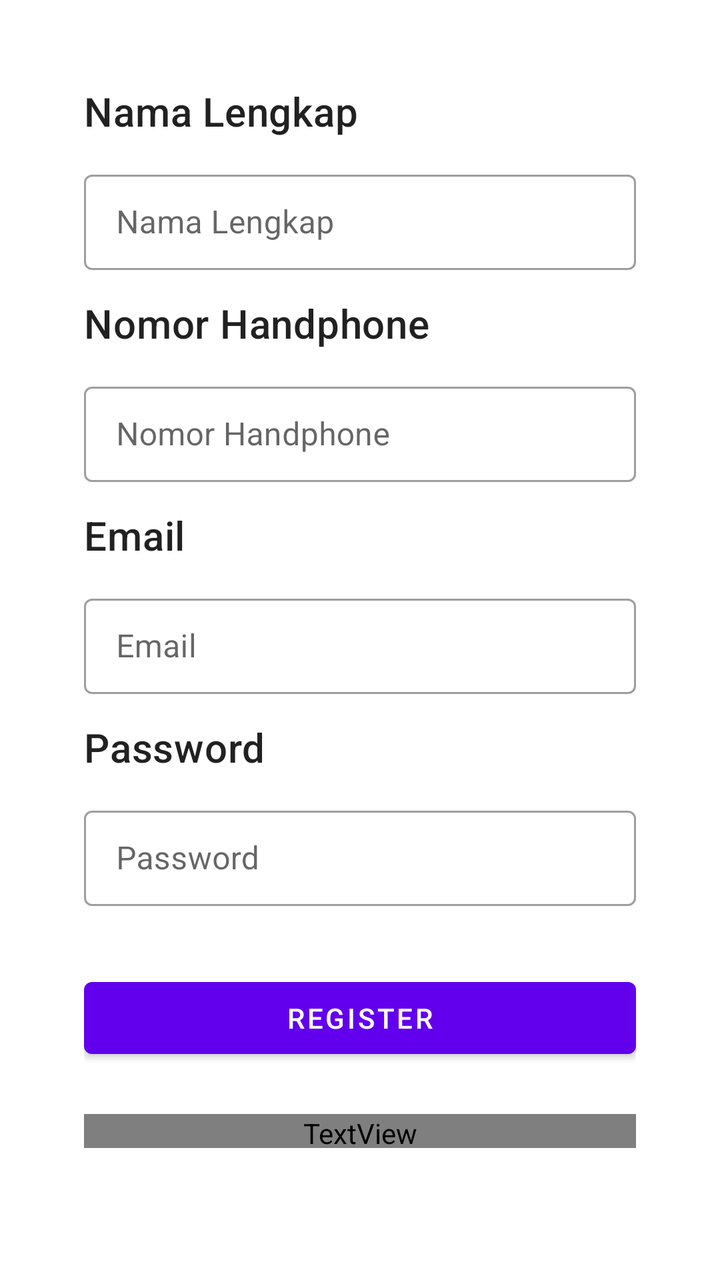
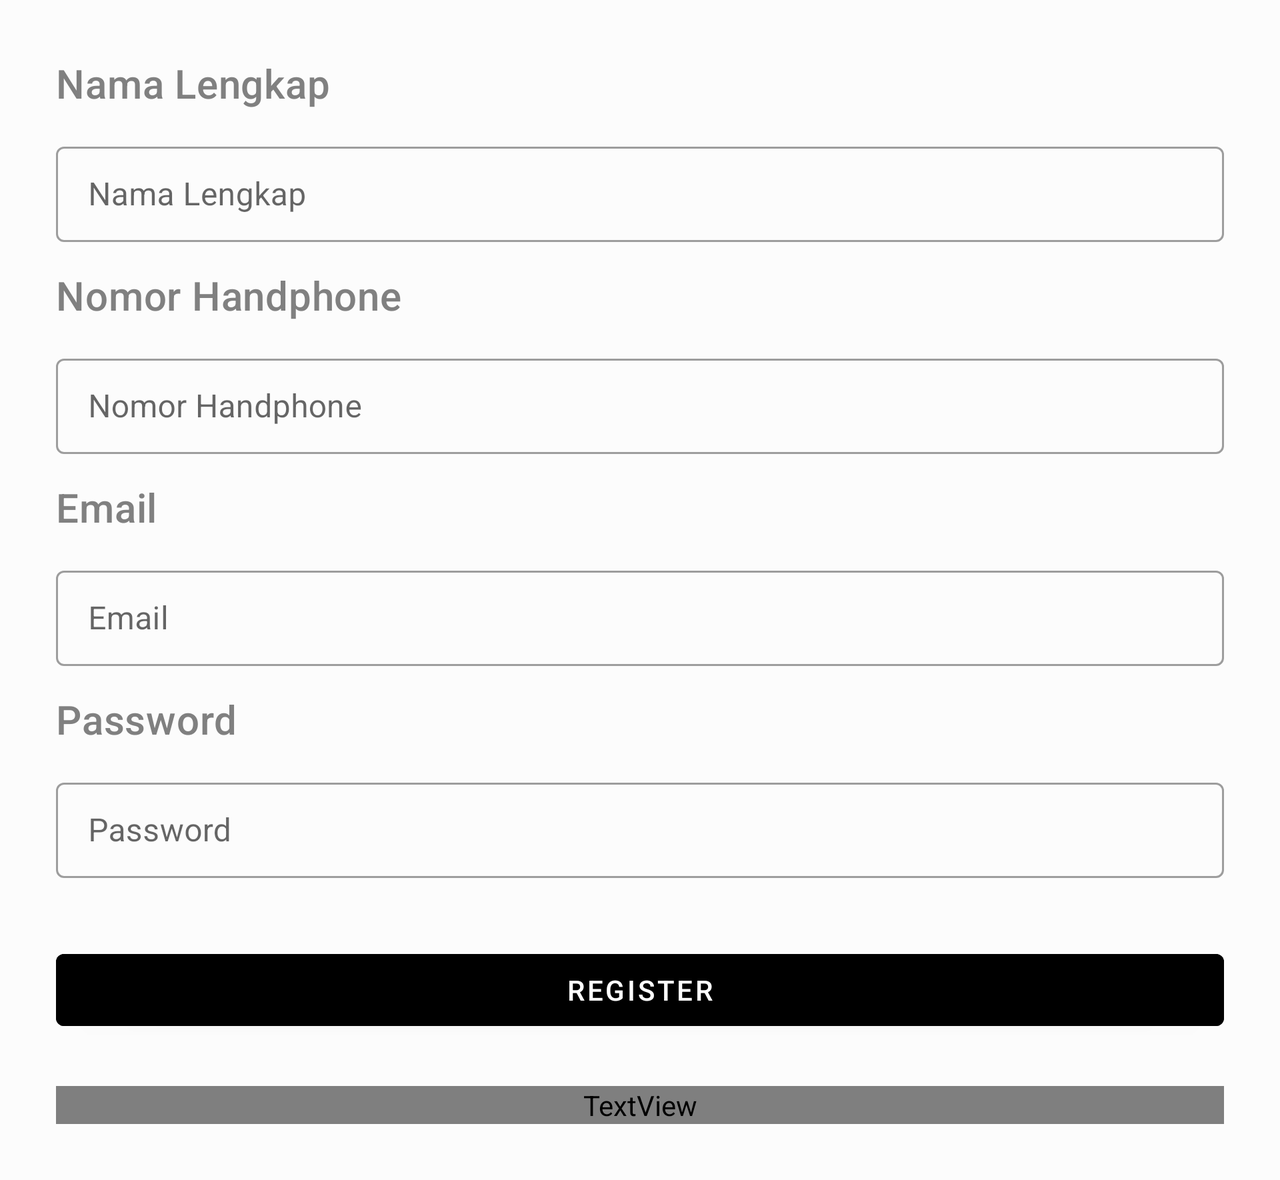

The same Android screen from two of the app's own layout files: first res/layout/ as a phone draws it, then the repository's variant for another configuration, drawn on a device whose configuration selects that folder. Both files follow.
<!-- AndroidManifest.xml: application theme AppTheme -->
<!-- res/layout/fragment_register.xml -->
<?xml version="1.0" encoding="utf-8"?>
<layout
    xmlns:android="http://schemas.android.com/apk/res/android"
    xmlns:tools="http://schemas.android.com/tools">
    <data>
        <variable
            name="registerFragment"
            type="com.kelompok_a.tubes_sewa_kos.RegisterFragment" />
    </data>
    <FrameLayout
        android:layout_width="match_parent"
        android:layout_height="match_parent"
        tools:context=".RegisterFragment">

        <LinearLayout
            android:orientation="vertical"
            android:layout_width="match_parent"
            android:layout_height="match_parent"
            android:layout_margin="42dp">

            <TextView
                android:layout_width="match_parent"
                android:layout_height="wrap_content"
                android:layout_marginBottom="5dp"
                android:text="@string/nama_lengkap"
                style="@style/TextAppearance.MaterialComponents.Headline6" />

            <com.google.android.material.textfield.TextInputLayout
                android:layout_width="match_parent"
                android:layout_height="wrap_content"
                android:layout_marginTop="8dp"
                android:layout_marginBottom="8dp"
                style="@style/Widget.MaterialComponents.TextInputLayout.OutlinedBox.Dense">

                <com.google.android.material.textfield.TextInputEditText
                    android:id="@+id/input_nama"
                    android:layout_width="match_parent"
                    android:layout_height="wrap_content"
                    android:inputType="textEmailAddress"
                    android:hint="@string/nama_lengkap" />
            </com.google.android.material.textfield.TextInputLayout>

            <TextView
                android:layout_width="match_parent"
                android:layout_height="wrap_content"
                android:layout_marginVertical="5dp"
                android:text="@string/no_hp"
                style="@style/TextAppearance.MaterialComponents.Headline6" />

            <com.google.android.material.textfield.TextInputLayout
                android:layout_width="match_parent"
                android:layout_height="wrap_content"
                android:layout_marginTop="8dp"
                android:layout_marginBottom="8dp"
                style="@style/Widget.MaterialComponents.TextInputLayout.OutlinedBox.Dense">

                <com.google.android.material.textfield.TextInputEditText
                    android:id="@+id/input_no_hp"
                    android:layout_width="match_parent"
                    android:layout_height="wrap_content"
                    android:inputType="textEmailAddress"
                    android:hint="@string/no_hp" />
            </com.google.android.material.textfield.TextInputLayout>

            <TextView
                android:layout_width="match_parent"
                android:layout_height="wrap_content"
                android:layout_marginVertical="5dp"
                android:text="@string/email"
                style="@style/TextAppearance.MaterialComponents.Headline6" />

            
            <com.google.android.material.textfield.TextInputLayout
                android:layout_width="match_parent"
                android:layout_height="wrap_content"
                android:layout_marginTop="8dp"
                android:layout_marginBottom="8dp"
                style="@style/Widget.MaterialComponents.TextInputLayout.OutlinedBox.Dense">

                <com.google.android.material.textfield.TextInputEditText
                    android:id="@+id/input_email"
                    android:layout_width="match_parent"
                    android:layout_height="wrap_content"
                    android:inputType="textEmailAddress"
                    android:hint="@string/email" />
            </com.google.android.material.textfield.TextInputLayout>

            <TextView
                android:layout_width="match_parent"
                android:layout_height="wrap_content"
                android:layout_marginVertical="5dp"
                android:text="@string/password"
                style="@style/TextAppearance.MaterialComponents.Headline6" />

            
            <com.google.android.material.textfield.TextInputLayout
                android:layout_width="match_parent"
                android:layout_height="wrap_content"
                android:layout_marginTop="8dp"
                android:layout_marginBottom="8dp"
                style="@style/Widget.MaterialComponents.TextInputLayout.OutlinedBox.Dense">

                <com.google.android.material.textfield.TextInputEditText
                    android:id="@+id/input_password"
                    android:layout_width="match_parent"
                    android:layout_height="wrap_content"
                    android:inputType="textPassword"
                    android:hint="@string/password"/>
            </com.google.android.material.textfield.TextInputLayout>

            <Button
                android:id="@+id/btn_register"
                android:layout_width="match_parent"
                android:layout_height="wrap_content"
                android:layout_marginTop="24dp"
                android:layout_marginBottom="24dp"
                android:text="@string/register"/>

            <TextView android:id="@+id/link_login"
                android:layout_width="fill_parent"
                android:layout_height="wrap_content"
                android:layout_marginBottom="24dp"
                android:text="@string/sudah_ada_account"
                android:gravity="center"
                android:textColor="@color/link"/>

        </LinearLayout>

    </FrameLayout>
</layout>
<!-- resources referenced by this layout -->
<resources>
  <string name="email">Email</string>
  <string name="nama_lengkap">Nama Lengkap</string>
  <string name="no_hp">Nomor Handphone</string>
  <string name="password">Password</string>
  <string name="register">Register</string>
  <string name="sudah_ada_account">Sudah ada account? Login di sini</string>
  <style name="AppTheme" parent="Theme.MaterialComponents.Light.NoActionBar">
          
          <item name="colorPrimary">@color/colorPrimary</item>
          <item name="colorPrimaryDark">@color/colorPrimaryDark</item>
          <item name="colorAccent">@color/colorAccent</item>
          <item name="backgroundColor">#fcfcfc</item>
          <item name="cardBackground">#ffffff</item>
          <item name="textColor">#808080</item>
          <item name="tintColor">#000000</item>
          <item name="buttonColor">@color/button_ok</item>
          <item name="buttonCancelColor">@color/button_cancel</item>
      </style>
  <color name="colorPrimary">#6200EE</color>
  <color name="colorPrimaryDark">#3700B3</color>
  <color name="colorAccent">#03DAC5</color>
</resources>
<!-- res/layout-land/fragment_register.xml (the repository's variant of the layout above) -->
<!-- drawn on the phone turned sideways -->
<?xml version="1.0" encoding="utf-8"?>
<layout
    xmlns:android="http://schemas.android.com/apk/res/android"
    xmlns:tools="http://schemas.android.com/tools">
    <data>
        <variable
            name="registerFragment"
            type="com.kelompok_a.tubes_sewa_kos.RegisterFragment" />
    </data>
    <ScrollView
        android:layout_width="match_parent"
        android:layout_height="wrap_content">
        <FrameLayout
            android:layout_width="match_parent"
            android:layout_height="wrap_content"
            tools:context=".RegisterFragment"
            android:background="?attr/backgroundColor">

            <LinearLayout
                android:orientation="vertical"
                android:layout_width="match_parent"
                android:layout_height="match_parent"
                android:layout_margin="28dp"
                android:background="?attr/backgroundColor">

                <TextView
                    android:layout_width="match_parent"
                    android:layout_height="wrap_content"
                    android:layout_marginBottom="5dp"
                    android:text="@string/nama_lengkap"
                    style="@style/TextAppearance.MaterialComponents.Headline6"
                    android:textColor="?attr/textColor"/>

                <com.google.android.material.textfield.TextInputLayout
                    android:layout_width="match_parent"
                    android:layout_height="wrap_content"
                    android:layout_marginTop="8dp"
                    android:layout_marginBottom="8dp"
                    style="@style/Widget.MaterialComponents.TextInputLayout.OutlinedBox.Dense">

                    <com.google.android.material.textfield.TextInputEditText
                        android:id="@+id/input_nama"
                        android:layout_width="match_parent"
                        android:layout_height="wrap_content"
                        android:inputType="textEmailAddress"
                        android:hint="@string/nama_lengkap"
                        android:textColor="?attr/textColor"/>
                </com.google.android.material.textfield.TextInputLayout>

                <TextView
                    android:layout_width="match_parent"
                    android:layout_height="wrap_content"
                    android:layout_marginVertical="5dp"
                    android:text="@string/no_hp"
                    style="@style/TextAppearance.MaterialComponents.Headline6"
                    android:textColor="?attr/textColor"/>

                <com.google.android.material.textfield.TextInputLayout
                    android:layout_width="match_parent"
                    android:layout_height="wrap_content"
                    android:layout_marginTop="8dp"
                    android:layout_marginBottom="8dp"
                    style="@style/Widget.MaterialComponents.TextInputLayout.OutlinedBox.Dense">

                    <com.google.android.material.textfield.TextInputEditText
                        android:id="@+id/input_no_hp"
                        android:layout_width="match_parent"
                        android:layout_height="wrap_content"
                        android:inputType="textEmailAddress"
                        android:hint="@string/no_hp"
                        android:textColor="?attr/textColor"/>
                </com.google.android.material.textfield.TextInputLayout>

                <TextView
                    android:layout_width="match_parent"
                    android:layout_height="wrap_content"
                    android:layout_marginVertical="5dp"
                    android:text="@string/email"
                    style="@style/TextAppearance.MaterialComponents.Headline6"
                    android:textColor="?attr/textColor"/>

                
                <com.google.android.material.textfield.TextInputLayout
                    android:layout_width="match_parent"
                    android:layout_height="wrap_content"
                    android:layout_marginTop="8dp"
                    android:layout_marginBottom="8dp"
                    style="@style/Widget.MaterialComponents.TextInputLayout.OutlinedBox.Dense">

                    <com.google.android.material.textfield.TextInputEditText
                        android:id="@+id/input_email"
                        android:layout_width="match_parent"
                        android:layout_height="wrap_content"
                        android:inputType="textEmailAddress"
                        android:hint="@string/email"
                        android:textColor="?attr/textColor"/>
                </com.google.android.material.textfield.TextInputLayout>

                <TextView
                    android:layout_width="match_parent"
                    android:layout_height="wrap_content"
                    android:layout_marginVertical="5dp"
                    android:text="@string/password"
                    style="@style/TextAppearance.MaterialComponents.Headline6"
                    android:textColor="?attr/textColor"/>

                
                <com.google.android.material.textfield.TextInputLayout
                    android:layout_width="match_parent"
                    android:layout_height="wrap_content"
                    android:layout_marginTop="8dp"
                    android:layout_marginBottom="8dp"
                    style="@style/Widget.MaterialComponents.TextInputLayout.OutlinedBox.Dense">

                    <com.google.android.material.textfield.TextInputEditText
                        android:id="@+id/input_password"
                        android:layout_width="match_parent"
                        android:layout_height="wrap_content"
                        android:inputType="textPassword"
                        android:hint="@string/password"
                        android:textColor="?attr/textColor"/>
                </com.google.android.material.textfield.TextInputLayout>

                <Button
                    android:id="@+id/btn_register"
                    android:layout_width="match_parent"
                    android:layout_height="wrap_content"
                    android:layout_marginTop="24dp"
                    android:layout_marginBottom="24dp"
                    android:text="@string/register"
                    android:backgroundTint="@color/button_ok"/>

                <TextView android:id="@+id/link_login"
                    android:layout_width="fill_parent"
                    android:layout_height="wrap_content"
                    android:text="@string/sudah_ada_account"
                    android:gravity="center"
                    android:textColor="@color/link"/>

            </LinearLayout>

        </FrameLayout>
    </ScrollView>
</layout>
